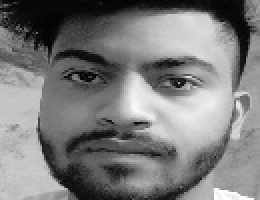
#> input picture dataset/rajat/1.jpg, 130 x 100 px, given in place of the camera (shown 2 times larger)
$ jupyter execute saveImage.ipynb
#> lines starting #> are read from the running program, lines starting #| are printed output that depends on the picture
[cell 1]
import cv2
import os
import numpy as np
import cv2
import imutils
import urllib.request
import csv
import time

dataset ="dataset"
name = str(input("enter your name:  "))
#> the answer given: dataset/rajat/1.jpg
roll_no=int(input("Enter your roll no:  "))
#> the answer given: 3

path = os.path.join(dataset,name)

if not os.path.isdir(path):
    os.mkdir(path)

width,height = 130,100

algorithm = "haarcascade_frontalface_default.xml"

haar_cascade = cv2.CascadeClassifier(algorithm)

info=[str(name),str(roll_no)]
with open("student.csv",'a') as csvfile:
    write=csv.writer(csvfile)
    write.writerow(info)
csvfile.close()

print("Starting video stream..........")
count = 1

cam = cv2.VideoCapture(0)
time.sleep(2.0)

while count < 50:
    print(count)
    _, img=cam.read()
#> img is the input picture: shape (100, 130, 3); min 0, max 255, mean 123.8
    img=imutils.resize(img,width=400)
#> img: shape (307, 400, 3)
    grayPic = cv2.cvtColor(img,cv2.COLOR_BGR2GRAY)
    face = haar_cascade.detectMultiScale(grayPic,scaleFactor=1.1,minNeighbors=5,minSize=(30,30))
#> face = [[64, 17, 278, 278]]
    for (x,y,w,h) in face:
        cv2.rectangle(img,(x,y),((x+w),(y+h)),(0,255,0),2)
        p=os.path.sep.join([path,"{}.png".format(str(count).zfill(5))])
        cv2.imwrite(p,img)
        count += 1
#> this loop made 1 pass
#> (x, y, w, h, count) on pass 1: (64, 17, 278, 278, 2)
#> pass 1, `cv2.imwrite(p,img)`:
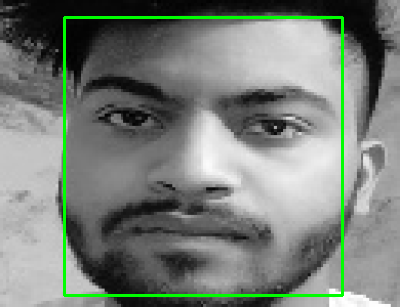
#> saved as 00001.png: shape (307, 400, 3); mean B, G, R 120.9, 127.8, 120.9
#> after the loop, count = 2
    cv2.imshow("FaceDetection",img)
    key = cv2.waitKey(1) & 0xFF
#> (key q is pressed here)
    if key == ord("q"):
        break
print("Image Captured Successfully :)")
cv2.destroyAllWindows()


$ run again, on dataset/rajat/12.jpg
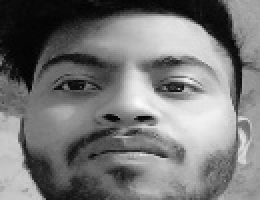
#> input picture dataset/rajat/12.jpg, 130 x 100 px, given in place of the camera (shown 2 times larger)
#> img is the input picture: shape (100, 130, 3); min 1, max 251, mean 119.1
#> img: shape (307, 400, 3)
#> face = [[71, 16, 272, 272]]
#> the loop `for (x,y,w,h) in face:` made 1 pass
#> (x, y, w, h, count) on pass 1: (71, 16, 272, 272, 2)
#> pass 1, `cv2.imwrite(p,img)`:
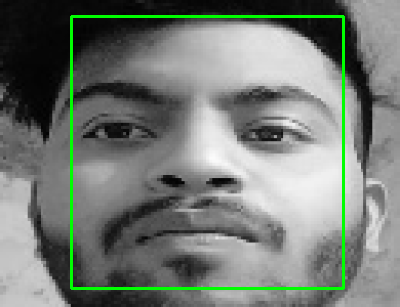
#> saved as 00001.png: shape (307, 400, 3); mean B, G, R 116.8, 123.6, 116.8
#> after the loop `for (x,y,w,h) in face:`: count = 2
